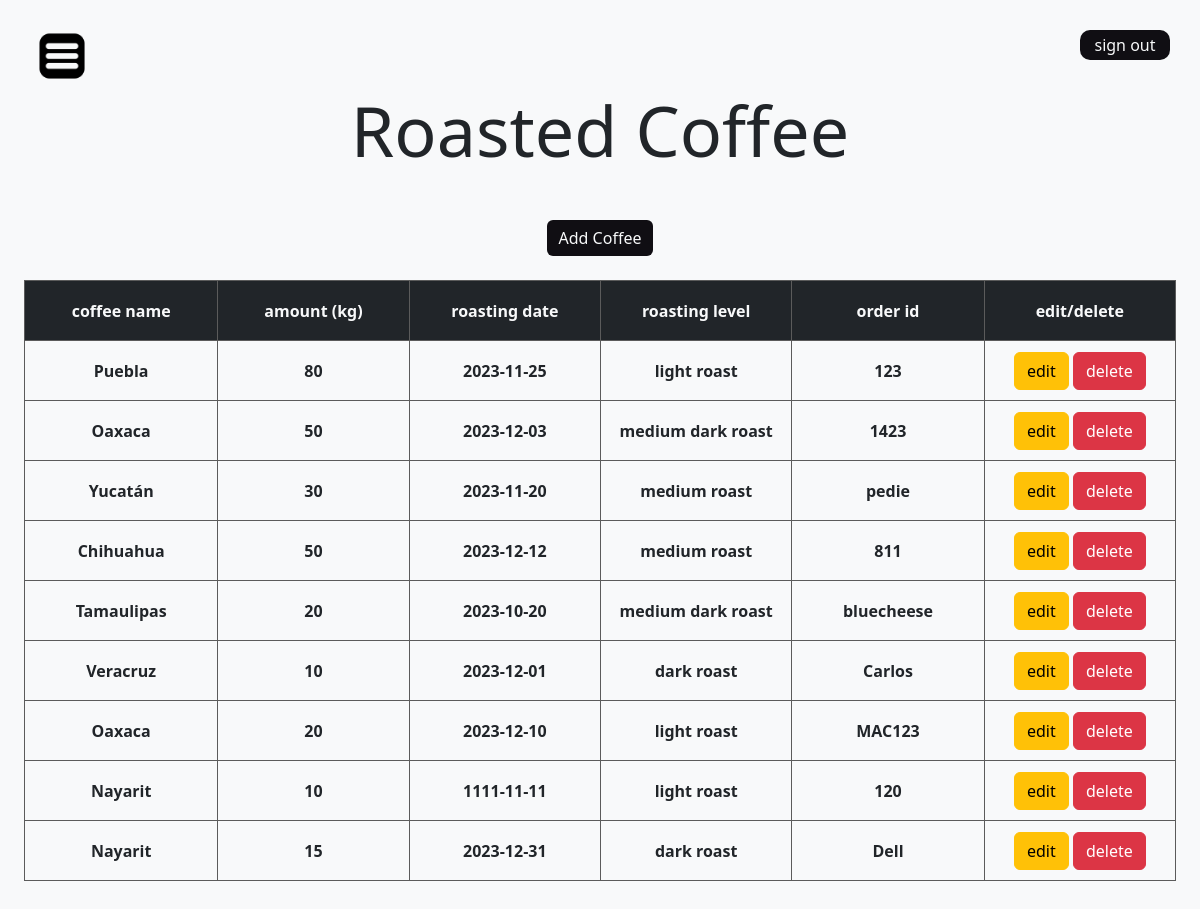
The page /roasted (signed in) on the database its author committed.
### app/models.py (models this page shows, shortened)
class RoastedCoffee(db.Model):
    id = db.Column(db.Integer, primary_key=True)
    name = db.Column(db.String(120), nullable=False)
    amount = db.Column(db.Integer, nullable=False)
    roasting_date = db.Column(db.String(10), nullable=False)
    order_number = db.Column(db.String(20), nullable=False)
    amount_sold = db.Column(db.Integer, nullable=False)
    roasting_level = db.Column(db.String(20), nullable=False)
    user_id = db.Column(db.Integer, db.ForeignKey('user.id'), nullable=False)

### app/views.py (the view)
@app.route('/roasted', methods=['GET', 'POST'])
@login_required
def roasted():
    roasted_coffee_list = get_roasted_coffee()
    success_message = request.args.get('success_message', None)
    error_message = request.args.get('error_message', None)
    return render_template("roasted.html", roasted_coffee_list=roasted_coffee_list, success_message=success_message, error_message=error_message)

### app/auth.py (called while the page is built)
@login_manager.user_loader
def load_user(user_id):
    from app.models import User  # Import the User model here to avoid circular import
    return User.query.get(int(user_id))

### app/views.py (called while the page is built)
def get_roasted_coffee():
    roasted_coffees = RoastedCoffee.query.filter_by(user_id=current_user.id).all()
    return roasted_coffees

### app/templates/roasted.html (shortened to what this page needs)
{% extends "dashboardbase.html" %}
{% block content %}
    <div class="data-tables d-flex flex-column align-items-center">
        <h1 class="mb-5">Roasted Coffee</h1>
        <button type="button" class="btn btn-coffee mb-4" data-toggle="modal" data-target="#exampleModal">
            Add Coffee
        </button>
        <table class="mb-4">
            <tr class="bg-dark text-light">
                <th>coffee name</th>
                <th>amount (kg)</th>
                <th>roasting date</th>
                <th>roasting level</th>
                <th>order id</th>
                <th class="fluid ">edit/delete</th>
            </tr>
            {% if roasted_coffee_list %}
                {% for coffee in roasted_coffee_list %}
                    <tr>
                        <th>{{coffee.name}}</th>
                        <th>{{coffee.amount}}</th>
                        <th>{{coffee.roasting_date}}</th>
                        <th>{{coffee.roasting_level}}</th>
                        <th>{{coffee.order_number}}</th>
                        <th>
                            <button type="button" class="btn btn-warning" data-toggle="modal" data-target="#editModal{{ coffee.id }}">edit</button>
                            <button type="button" class="btn btn-danger" data-toggle="modal" data-target="#deleteModal{{ coffee.id }}">delete</button>
                        </th>
                    </tr>
                {% endfor %}
            {% else %}
                <div class="mb-3 bg-light text-secondary text-center">
                    <p>unable to load table</p>
                </div>
            {% endif %}
        </table>
    </div>
{% endblock content %}

### app/templates/dashboardbase.html (shortened to what this page needs)
<!DOCTYPE html>
<html lang="en">
<head>
    <link href="https://cdn.jsdelivr.net/npm/bootstrap@5.3.2/dist/css/bootstrap.min.css" rel="stylesheet">
    <link rel="stylesheet" href="https://cdnjs.cloudflare.com/ajax/libs/font-awesome/6.0.0/css/all.min.css">
    <link rel="stylesheet" href="{{ url_for('static', filename='stylesheet.css') }}">
</head>
<body>
    <button class="btn btn-bordered" type="button" data-bs-toggle="offcanvas" data-bs-target="#offcanvasScrolling" aria-controls="offcanvasScrolling">
        <img class="menu-btn" src="{{ url_for('static', filename='img/menu.png') }}" alt="Menu Icon">
    </button>
    <form action="{{ url_for('auth.logout') }}" method="post">
        <button class="right-corner">
            <p class="sign-out text-light">sign out</p>
        </button>
    </form>
    {% block content %}
    {% endblock content %}
</body>
</html>

### app/static/stylesheet.css (style rules this page uses)
body { margin: 2%; background-color: #f8f9fa; }
button { justify-content: center; display: flex; justify-content: center; align-items: center; }
h1 { text-align: center; margin-bottom: 30px; font-size: 70px; }
table { border-radius: 10px; }
table, th, td { border: 1.5px solid rgb(91, 91, 91); }
th { width: 8%; text-align: center; align-items: center; height: 60px; }
.btn-coffee { background-color: rgb(16, 14, 19); border: none; color: #f8f9fa; }
.menu-btn { background-color: #f8f9fa; height: 50px; width: 50px; }
.right-corner { position: absolute; top: 30px; right: 30px; background-color: rgb(16, 14, 19); color: #f8f9fa; border: none; border-radius: 10px; padding: 10px 10px; height: 30px; width: 90px; }
.sign-out { margin: 0; }
.data-tables { align-content: center; justify-content: center; align-items: center; }

### rows shown on the page
RoastedCoffee: name "Puebla", amount "80", roasting_date "2023-11-25", roasting_level "light roast", order_number "123"
RoastedCoffee: name "Oaxaca", amount "50", roasting_date "2023-12-03", roasting_level "medium dark roast", order_number "1423"
RoastedCoffee: name "Yucatán", amount "30", roasting_date "2023-11-20", roasting_level "medium roast", order_number "pedie"
RoastedCoffee: name "Chihuahua", amount "50", roasting_date "2023-12-12", roasting_level "medium roast", order_number "811"
RoastedCoffee: name "Tamaulipas", amount "20", roasting_date "2023-10-20", roasting_level "medium dark roast", order_number "bluecheese"
RoastedCoffee: name "Veracruz", amount "10", roasting_date "2023-12-01", roasting_level "dark roast", order_number "Carlos"
RoastedCoffee: name "Oaxaca", amount "20", roasting_date "2023-12-10", roasting_level "light roast", order_number "MAC123"
RoastedCoffee: name "Nayarit", amount "10", roasting_date "1111-11-11", roasting_level "light roast", order_number "120"
RoastedCoffee: name "Nayarit", amount "15", roasting_date "2023-12-31", roasting_level "dark roast", order_number "Dell"
